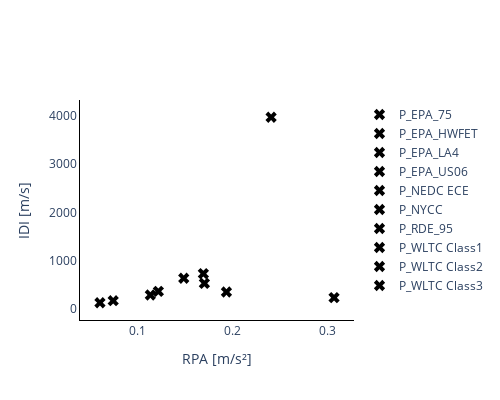

Notebook cell for this chart:
### Code cell
import plotly.graph_objects as go
import numpy as np


# # Definir un diccionario que asigna formas a cada categoría
# shapes = {'Motorway_1': 'circle', 'Motorway_2': 'circle', 'Motorway_3': 'circle',
#           'Rural_1': 'x', 'Rural_2': 'x', 'Rural_3': 'x',
#           'Urban_1': 'square', 'Urban_2': 'square', 'Urban_3': 'square'}

# # Definir un diccionario que asigna colores a cada categoría
# colors = {'Motorway_1': 'darkblue', 'Motorway_2': 'darkorange', 'Motorway_3': 'darkred',
#           'Rural_1': 'darkred', 'Rural_2': 'darkorange', 'Rural_3': 'darkblue',
#           'Urban_1': 'darkorange', 'Urban_2': 'darkred', 'Urban_3': 'darkblue'}

# Crear el gráfico de dispersión con diferentes formas y colores para cada categoría
fig = go.Figure()

# Iterar sobre cada categoría en tu lista predefinida de categorías
for categoria in df_final_T['ciclo'].unique():
    # Filtrar el DataFrame por la categoría actual
    df_categoria = df_final_T[df_final_T['ciclo'] == categoria]
    
#     # Agregar una traza para la categoría actual con la forma y color correspondientes
#     fig.add_trace(go.Scatter(
#         x=df_categoria['RPA'],
#         y=df_categoria['i'],
#         mode='markers',
#         name=categoria,
#         marker=dict(symbol=shape, size=10, color=colors[categoria])
#     ))

    # Agregar una traza para la categoría actual con la forma y color correspondientes
    fig.add_trace(go.Scatter(
        x=df_categoria['RPA'],
        y=df_categoria['i'],
        mode='markers',
        name=categoria,
        marker=dict(symbol="x", size=10, color="black")
    ))
    
# Actualizar ejes
fig.update_xaxes(showline=True, linewidth=1, linecolor='black', title_text="RPA [m/s²]")
fig.update_yaxes(showline=True, linewidth=1, linecolor='black', title_text="IDI [m/s]")    
fig.update_layout(height=400, width=500, plot_bgcolor="white")
# Mostrar el gráfico
fig.show()

### Figure 1 — Plotly figure (JSON) as saved in the notebook; plotly's stock layout.template omitted (floating-point values rounded to 4 significant figures)
{"data": [{"marker": {"color": "black", "size": 10, "symbol": "x"}, "mode": "markers", "name": "P_EPA_75", "type": "scatter", "x": [0.1689], "y": [732.8]}, {"marker": {"color": "black", "size": 10, "symbol": "x"}, "mode": "markers", "name": "P_EPA_HWFET", "type": "scatter", "x": [0.0602], "y": [131.2]}, {"marker": {"color": "black", "size": 10, "symbol": "x"}, "mode": "markers", "name": "P_EPA_LA4", "type": "scatter", "x": [0.17], "y": [532.6]}, {"marker": {"color": "black", "size": 10, "symbol": "x"}, "mode": "markers", "name": "P_EPA_US06", "type": "scatter", "x": [0.1932], "y": [353.1]}, {"marker": {"color": "black", "size": 10, "symbol": "x"}, "mode": "markers", "name": "P_NEDC ECE", "type": "scatter", "x": [0.1132], "y": [291.1]}, {"marker": {"color": "black", "size": 10, "symbol": "x"}, "mode": "markers", "name": "P_NYCC", "type": "scatter", "x": [0.3064], "y": [235.9]}, {"marker": {"color": "black", "size": 10, "symbol": "x"}, "mode": "markers", "name": "P_RDE_95", "type": "scatter", "x": [0.2402], "y": [3972.0]}, {"marker": {"color": "black", "size": 10, "symbol": "x"}, "mode": "markers", "name": "P_WLTC Class1", "type": "scatter", "x": [0.07412], "y": [173.4]}, {"marker": {"color": "black", "size": 10, "symbol": "x"}, "mode": "markers", "name": "P_WLTC Class2", "type": "scatter", "x": [0.1216], "y": [368.1]}, {"marker": {"color": "black", "size": 10, "symbol": "x"}, "mode": "markers", "name": "P_WLTC Class3", "type": "scatter", "x": [0.1483], "y": [638.7]}], "layout": {"height": 400, "plot_bgcolor": "white", "width": 500, "xaxis": {"linecolor": "black", "linewidth": 1, "showline": true, "title": {"text": "RPA [m/s²]"}}, "yaxis": {"linecolor": "black", "linewidth": 1, "showline": true, "title": {"text": "IDI [m/s]"}}}}
